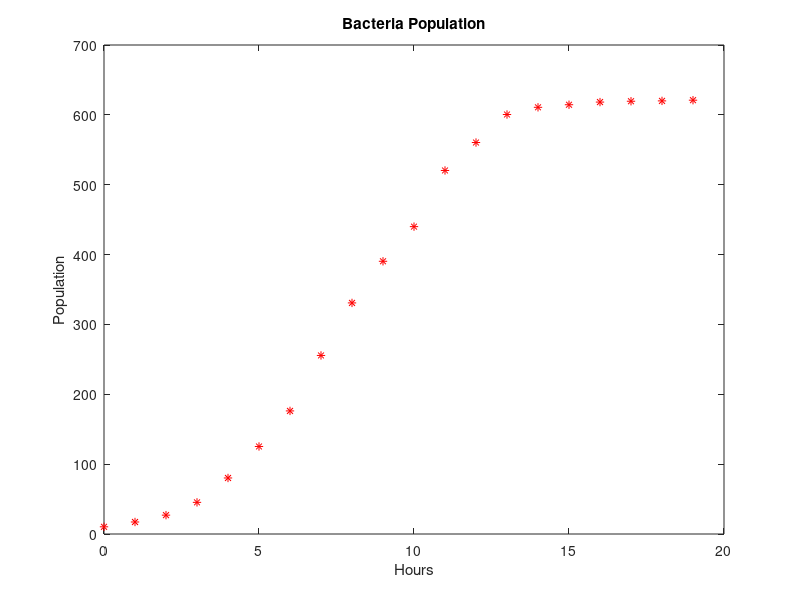
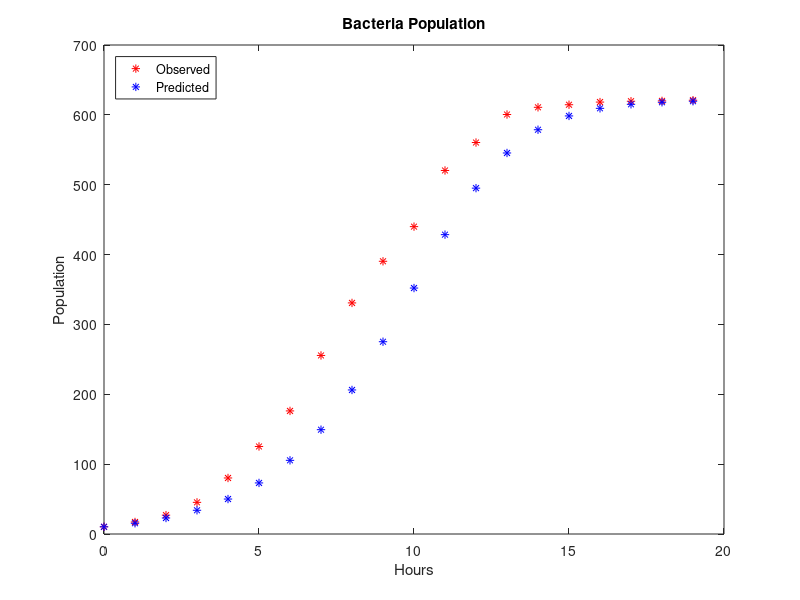

Here is the MATLAB script that generated these plots, in order:
# Command to Clear Workspace
clear all

# Command to Clear Command History
history -c

# Command to Clear Command Window
clc

figure;
n = [0:19];
an = [10.3 17.2 27 45.3 80.2 125.3 176.2 255.6 330.8 390.4 440 520.4 560.4 600.5 610.8 614.5 618.3 619.5 620 621];
plot(n, an, 'r*');
xlabel('Hours');
ylabel('Population');
title('Bacteria Population');

dan = zeros(1,19);
for i=1:19
  dan(i) = an(i+1) - an(i);
endfor
dan

an_new = an(1:19);
X = (621 - an_new) .* an_new;
b = sum(X.*dan)/sum(X.*X)

pred = zeros(1,20); % 20 Values = 1 Initial Value + 19 Pred Values
pred(1) = 10.3

for i = 1:19
  pred(i+1) = pred(i)+b*(621-pred(i)) * pred(i);
endfor
pred

figure
plot(n, an, 'r*', n, pred, 'b*');
xlabel('Hours');
ylabel('Population');
title('Bacteria Population');
legend('Observed', 'Predicted', 'location', 'northwest')




























#{
interest_rate = 0.05;
withdraw = 2000;
years = 25;
a = zeros(1, years+1);
b = zeros(1, years+1);
c = zeros(1, years+1);
a(1) = 40000;
b(1) = 45000;
c(1) = 35000;
for i = 1:years
  a(i+1) = a(i) * (1 + interest_rate) - withdraw;
  b(i+1) = b(i) * (1 + interest_rate) - withdraw;
  c(i+1) = c(i) * (1 + interest_rate) - withdraw;
endfor
n = [0:years];
plot(n, a, n, b, n, c);
xlabel('Time (Years)');
ylabel('Account Balance');
title('Time vs Account Balance', 'FontSize', 20);
legend('Initial Deposit = $40000', 'Initial Deposit = $45000', 'Initial Deposit = $35000', 'Location', 'NorthWest');
grid on;
#}
#{
clc
years = 19;
n = [0:years];
a = [10.3, 17.2, 27, 45.3, 80.2, 125.3, 176.2, 255.6, 330.8, 390.4, 440, 520.4, 560.4, 600.5, 610.8, 614.5, 618.3, 619.5, 620, 621];
plot(n, a, 'r*');
xlabel('Hours');
ylabel('Population');
title('Bacteria Population');

#an+1 = an + b(621 - an)an

dan = zeros(1, years);
for i = 1:years
  dan(i+1) = a(i+1) - a(i);
endfor
dan;

a_new = a(1:years);
X = (621 - a_new).*a_new;
b = sum(X.*dan)/sum(X.*X);
a = b
#}








#{




an_new = an(1:19);
X = (621 - an_new) .* an_new;
b = sum(X.*dan)/sum(X.*X)

pred = zeros(1,20); % 20 Values = 1 Initial Value + 19 Pred Values
pred(1) = 10.3

for i = 1:19
  pred(i+1) = pred(i)+b*(621-pred(i)) * pred(i);
endfor
pred

figure
plot(n, an, 'r*', n, pred, 'b*');
xlabel('Hours');
ylabel('Population');
title('Bacteria Population');
legend('Observed', 'Predicted', 'location', 'northwest')
#}


























########## Model 09 ##########

#{
function [t, y] = F(yo, T)
  k = -0.02877;
  f = @(t, y) k * (y - T);
  trange = [0:1:120];
  [t, y] = ode45(f, trange, yo);
  disp([t, y]);
  plot(t, y);
endfunction
#}

########## Model 10 ##########

#{
function xp = F(t, x)
  xp = zeros(2, 1);
  xp(1) = 0.2*x(1) - 0.05 * x(1) * x(2);
  xp(2) = -0.05*x(2) + 0.01*x(1)*x(2);
endfunction
#}
